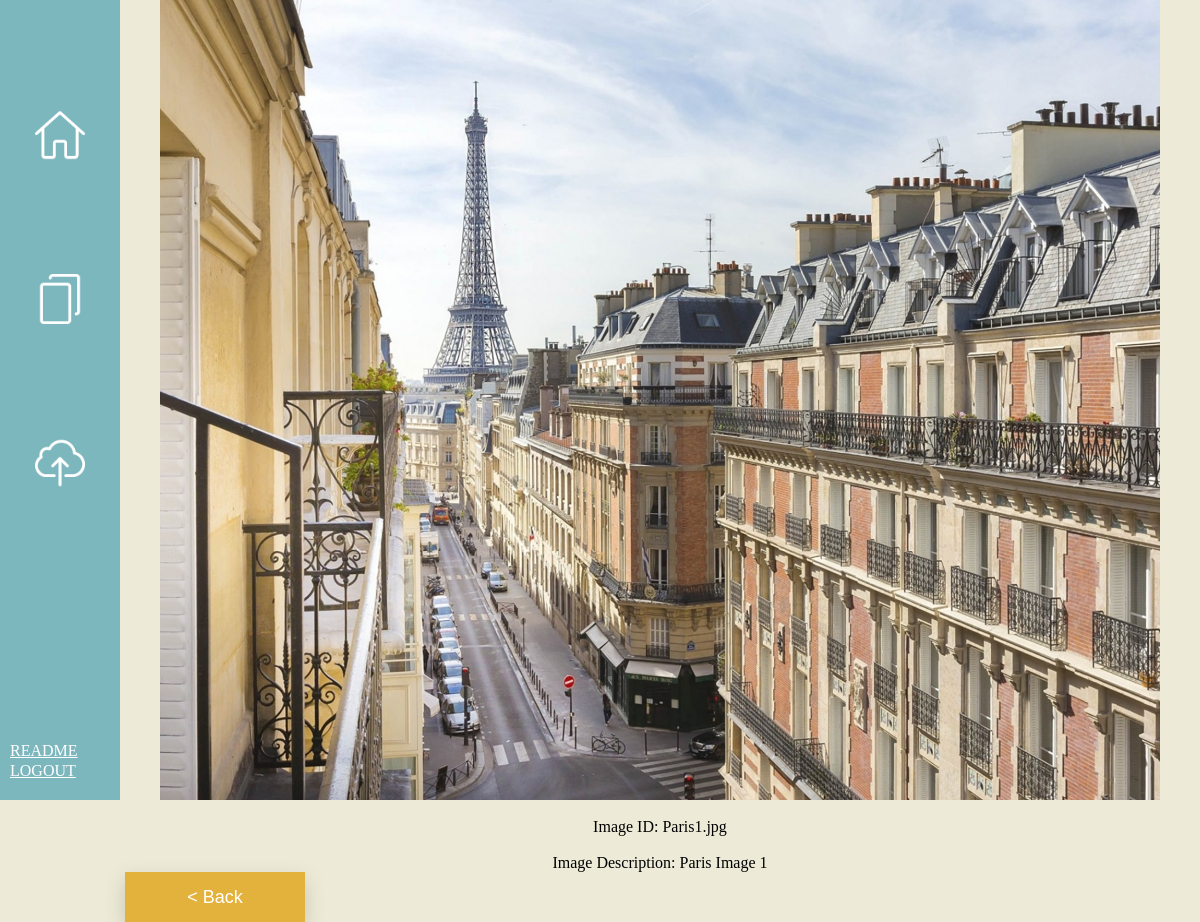
Screenshot of /viewImage.php?id=Paris1.jpg (signed in) with the database file from the repository.
### tables this page shows
CREATE TABLE `Images` (
  `uniqueID` int(50) NOT NULL,
  `uniqueIDPhoto` varchar(50) NOT NULL,
  `ImgNum` int(50) NOT NULL,
  `ImgDes` varchar(100) NOT NULL,
  `accountType` varchar(50) NOT NULL
);

### viewImage.php (the view, shortened to what this page needs)
<?php
$id = $_GET["id"];
?>
<!DOCTYPE html>
<html xmls = "http://wwww.w3.org/1999/xhtml" xml:lang="en" lang="en">
<head>
<link rel="stylesheet" type="text/css" href="MASTER.css">
</head>
<body>
    <div class="content">
        <?php
            include("includes/openDBconn.php");
            include("includes/menu-alt.php"); ?>
            <?php
            $sql = "SELECT * FROM Images WHERE uniqueIDPhoto = '".$id."'";
            $result = mysqli_query($conn, $sql);
            if ($result->num_rows == 0){
                $_SESSION["errorMessage"] = "THERE IS AN ERROR";
            }
            else {
                $row=$result->fetch_assoc();
            }
            ?>
        <div class = "content-main">
            <img class="hover-shadow" style = "display: block; margin-left: auto; margin-right: auto;"src="<?php echo("upload/".$row["uniqueIDPhoto"]); ?>">
            <br>
            <div style = "text-align: center;">Image ID: <?php echo(trim($row["uniqueIDPhoto"])); ?></div> <br>
            <div style = "text-align: center;">Image Description: <?php echo(trim($row["ImgDes"]));?> </div>
            <a style="text-decoration: none;" href="gallery.php"><button class="button-default">< Back</button></a>
        </div>
    </div>
</body>
</html>

### MASTER.css (style rules this page uses)
body { height: 100%; padding: 0; margin: 0; background-color: #F5F9FA; }
.button-default { height: 50px; width: 180px; color: white; background-color: #E3B23C; border: none; margin: 0 5px 0 5px; display: inline-block; font-size: 18px; box-shadow: 0px 8px 20px #C6C5B4; }
.content { display: flex; height: auto; background-color: #EDEBD7; }
.content-main { flex: 90%; }
img.hover-shadow { transition: 0.3s; }

### rows the page displays
images: uniqueIDPhoto (picture), uniqueIDPhoto "Paris1.jpg", ImgDes "Paris Image 1"
